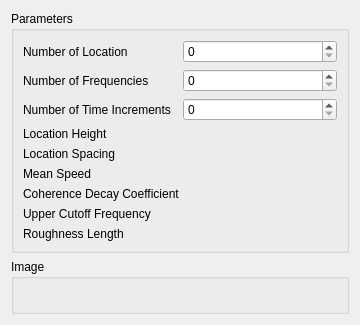
<?xml version="1.0" encoding="UTF-8"?>
<ui version="4.0">
 <class>WindLabGui::DlgYangEtAl1997Ind</class>
 <widget class="QWidget" name="WindLabGui::DlgYangEtAl1997Ind">
  <property name="geometry">
   <rect>
    <x>0</x>
    <y>0</y>
    <width>360</width>
    <height>277</height>
   </rect>
  </property>
  <property name="windowTitle">
   <string>Feature Parameters</string>
  </property>
  <property name="sizeGripEnabled" stdset="0">
   <bool>true</bool>
  </property>
  <layout class="QGridLayout" name="gridLayout">
   <item row="0" column="0">
    <widget class="QGroupBox" name="GroupBox5_3">
     <property name="title">
      <string>Parameters</string>
     </property>
     <layout class="QGridLayout" name="_3">
      <property name="leftMargin">
       <number>9</number>
      </property>
      <property name="topMargin">
       <number>9</number>
      </property>
      <property name="rightMargin">
       <number>9</number>
      </property>
      <property name="bottomMargin">
       <number>9</number>
      </property>
      <property name="spacing">
       <number>6</number>
      </property>
      <item row="1" column="0">
       <layout class="QHBoxLayout" name="horizontalLayout_3" stretch="0,0">
        <item>
         <widget class="QLabel" name="label_3">
          <property name="text">
           <string>Number of Location</string>
          </property>
         </widget>
        </item>
        <item>
         <widget class="QSpinBox" name="spinBox_NumberOfLocation" native="true">
         <property name="maximum">
            <number>99999</number>
         </property>
          <property name="keyboardTracking" stdset="0">
           <bool>false</bool>
          </property>
         </widget>
        </item>
       </layout>
      </item>
      <item row="2" column="0">
       <layout class="QHBoxLayout" name="horizontalLayout" stretch="0,0">
        <item>
         <widget class="QLabel" name="label">
          <property name="text">
           <string>Number of Frequencies</string>
          </property>
         </widget>
        </item>
        <item>
         <widget class="QSpinBox" name="spinBox_NumberOfFrequencies" native="true">
         <property name="maximum">
            <number>99999</number>
         </property>
          <property name="keyboardTracking" stdset="0">
           <bool>false</bool>
          </property>
         </widget>
        </item>
       </layout>
      </item>
      <item row="3" column="0">
        <layout class="QHBoxLayout" name="horizontalLayout_6" stretch="0,0">
        <item>
         <widget class="QLabel" name="label_6">
          <property name="text">
           <string>Number of Time Increments</string>
          </property>
         </widget>
        </item>
        <item>
         <widget class="QSpinBox" name="spinBox_NumberOfTimeIncrements" native="true">
         <property name="maximum">
            <number>99999</number>
         </property>
          <property name="keyboardTracking" stdset="0">
           <bool>false</bool>
          </property>
          
         </widget>
        </item>
       </layout>
      </item>
      <item row="4" column="0">
       <layout class="QHBoxLayout" name="horizontalLayout_6" stretch="0,0">
        <item>
         <widget class="QLabel" name="label_6">
          <property name="text">
           <string>Location Height</string>
          </property>
         </widget>
        </item>
        <item>
         <widget class="Gui::QuantitySpinBox" name="doubleSpinBox_LocationHeight" native="true">
          <property name="keyboardTracking" stdset="0">
           <bool>false</bool>
          </property>
          
         </widget>
        </item>
       </layout>
      </item>
      <item row="5" column="0">
       <layout class="QHBoxLayout" name="horizontalLayout_6" stretch="0,0">
        <item>
         <widget class="QLabel" name="label_6">
          <property name="text">
           <string>Location Spacing</string>
          </property>
         </widget>
        </item>
        <item>
         <widget class="Gui::QuantitySpinBox" name="doubleSpinBox_LocationSpacing" native="true">
          <property name="keyboardTracking" stdset="0">
           <bool>false</bool>
          </property>
          
         </widget>
        </item>
       </layout>
      </item>
      <item row="6" column="0">
       <layout class="QHBoxLayout" name="horizontalLayout_6" stretch="0,0">
        <item>
         <widget class="QLabel" name="label_6">
          <property name="text">
           <string>Mean Speed</string>
          </property>
         </widget>
        </item>
        <item>
         <widget class="Gui::QuantitySpinBox" name="doubleSpinBox_MeanSpeed" native="true">
          <property name="keyboardTracking" stdset="0">
           <bool>false</bool>
          </property>
          
         </widget>
        </item>
       </layout>
      </item>
      <item row="7" column="0">
       <layout class="QHBoxLayout" name="horizontalLayout_6" stretch="0,0">
        <item>
         <widget class="QLabel" name="label_6">
          <property name="text">
           <string>Coherence Decay Coefficient</string>
          </property>
         </widget>
        </item>
        <item>
         <widget class="Gui::QuantitySpinBox" name="doubleSpinBox_CoherenceDecayCoefficient" native="true">
          <property name="keyboardTracking" stdset="0">
           <bool>false</bool>
          </property>
          
         </widget>
        </item>
       </layout>
      </item>
      <item row="8" column="0">
       <layout class="QHBoxLayout" name="horizontalLayout_6" stretch="0,0">
        <item>
         <widget class="QLabel" name="label_6">
          <property name="text">
           <string>Upper Cutoff Frequency</string>
          </property>
         </widget>
        </item>
        <item>
         <widget class="Gui::QuantitySpinBox" name="doubleSpinBox_UpperCutOffFrequency" native="true">
          <property name="keyboardTracking" stdset="0">
           <bool>false</bool>
          </property>
          
         </widget>
        </item>
       </layout>
      </item>
      <item row="9" column="0">
       <layout class="QHBoxLayout" name="horizontalLayout_6" stretch="0,0">
        <item>
         <widget class="QLabel" name="label_6">
          <property name="text">
           <string>Roughness Length</string>
          </property>
         </widget>
        </item>
        <item>
         <widget class="Gui::QuantitySpinBox" name="doubleSpinBox_RoughnessLength" native="true">
          <property name="keyboardTracking" stdset="0">
           <bool>false</bool>
          </property>
          
         </widget>
        </item>
       </layout>
      </item>
     </layout>
    </widget>
   </item>
   <item row="1" column="0">
    <widget class="QGroupBox" name="GroupBox5_5">
     <property name="title">
      <string>Image</string>
     </property>
     <layout class="QGridLayout" name="_6">
      <property name="leftMargin">
       <number>9</number>
      </property>
      <property name="topMargin">
       <number>9</number>
      </property>
      <property name="rightMargin">
       <number>9</number>
      </property>
      <property name="bottomMargin">
       <number>9</number>
      </property>
      <property name="spacing">
       <number>6</number>
      </property>
      <item row="1" column="0">
       <layout class="QHBoxLayout" name="horizontalLayout_9" stretch="0">
        <item>
         <widget class="QLabel" name="label_Image">
          <property name="text">
           <string/>
          </property>
         </widget>
        </item>
       </layout>
      </item>
     </layout>
    </widget>
   </item>
  </layout>
 </widget>
 <customwidgets>
  <customwidget>
   <class>Gui::QuantitySpinBox</class>
   <extends>QWidget</extends>
   <header>Gui/QuantitySpinBox.h</header>
  </customwidget>
 </customwidgets>
 <resources/>
 <connections/>
</ui>
